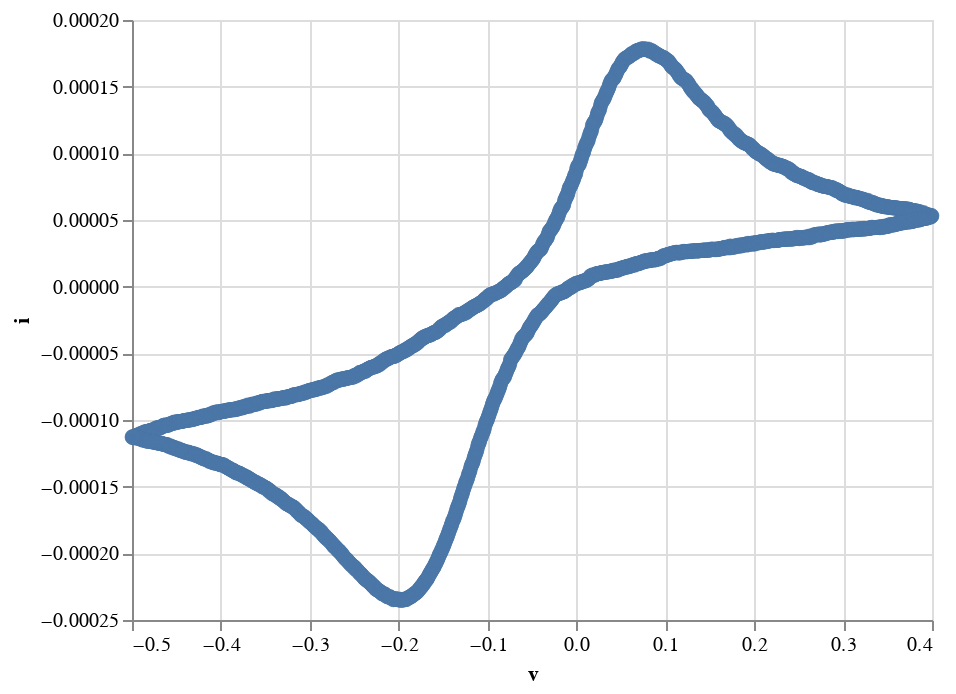

This figure's notebook cell:
### Code cell
plotting.plot_voltammogram(t,i,v)

### Figure 1 — Vega-Lite specification as saved in the notebook (floating-point values rounded to 4 significant figures; data arrays with more than 128 entries replaced by an {"elided": "..."} marker saying what was removed)
{"$schema": "https://vega.github.io/schema/vega-lite/v3.2.1.json", "config": {"mark": {"tooltip": null}, "view": {"height": 300, "width": 400}}, "data": {"name": "data-8f3e5c64ebf26489ec384cef10f5873c"}, "datasets": {"data-8f3e5c64ebf26489ec384cef10f5873c": {"elided": "3600 records"}}, "encoding": {"x": {"field": "v", "type": "quantitative"}, "y": {"field": "i", "type": "quantitative"}}, "mark": "point"}
